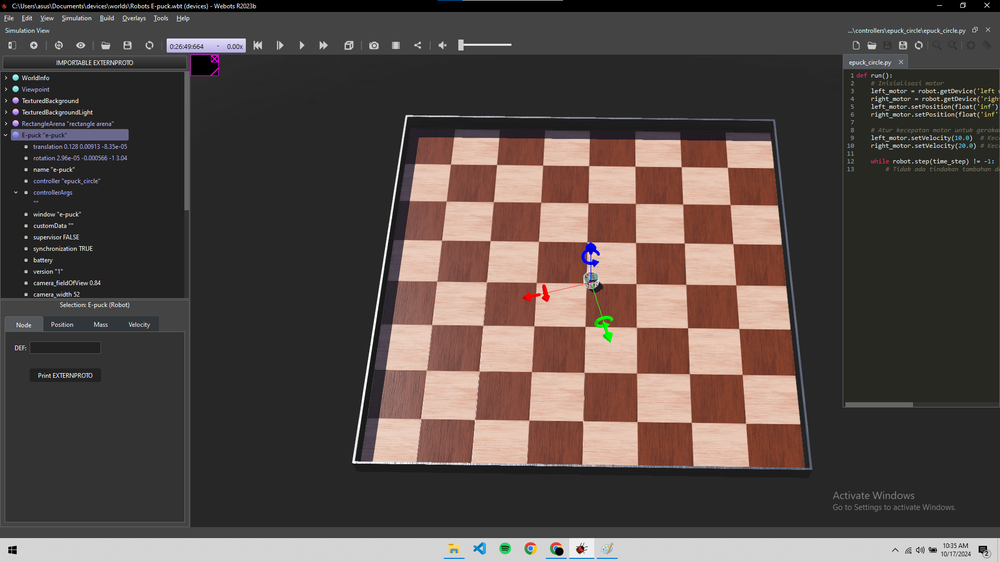
#> input picture Tugas 3/E-puck Circle.png, 1000 x 562 px, shrunk from 1920 x 1080 before the run, found by its file name
$ jupyter execute Week10.ipynb   (older library calls are emulated)
#> lines starting #> are read from the running program, lines starting #| are printed output that depends on the picture
<a href="https://colab.research.google.com/github/Sidqinabhan/Robotika/blob/main/Week10.ipynb" target="_parent"></a>

[cell 1]
# Import pustaka yang diperlukan
import cv2
import numpy as np
import matplotlib.pyplot as plt

# Upload gambar
from google.colab import files
uploaded = files.upload()
#> the answer given: E-puck Circle.png

# Membaca gambar
filename = list(uploaded.keys())[0]
image = cv2.imread(filename, cv2.IMREAD_GRAYSCALE)
#> image: shape (562, 1000); min 0, max 255, mean 75.8

# Tampilkan gambar asli
plt.figure(figsize=(10, 5))
plt.title("Original Image")
plt.imshow(image, cmap='gray')
plt.axis('off')
plt.show()

# 1. Membuat dan Mengaplikasikan Filter Moving Average
def moving_average_filter(image, kernel_size=5):
#> called with kernel_size = 5
    kernel = np.ones((kernel_size, kernel_size), np.float32) / (kernel_size**2)
    filtered_image = cv2.filter2D(image, -1, kernel)
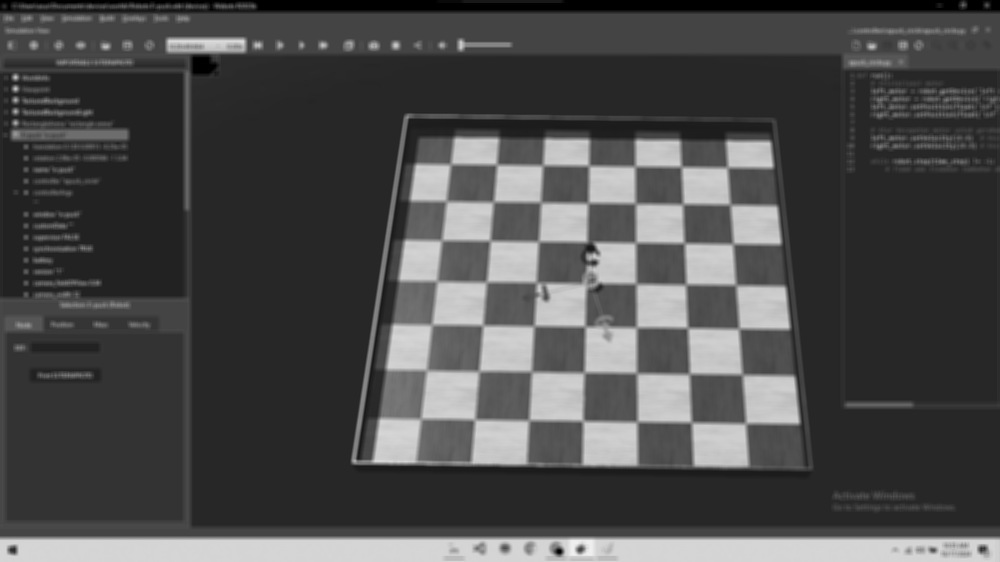
#> filtered_image: shape (562, 1000); min 0, max 239, mean 75.7
    return filtered_image

filtered_image = moving_average_filter(image)
plt.figure(figsize=(10, 5))
plt.title("Moving Average Filter")
plt.imshow(filtered_image, cmap='gray')
plt.axis('off')
plt.show()

# 2. Deteksi Fitur dengan SIFT
sift = cv2.SIFT_create()
keypoints, descriptors = sift.detectAndCompute(image, None)
#> keypoints = 1780 keypoints; strongest (x, y, size): (559, 551, 5.4), (15, 88, 3.8), (15, 77, 3.8), (26, 283, 2.1)
image_sift = cv2.drawKeypoints(image, keypoints, None, flags=cv2.DRAW_MATCHES_FLAGS_DRAW_RICH_KEYPOINTS)
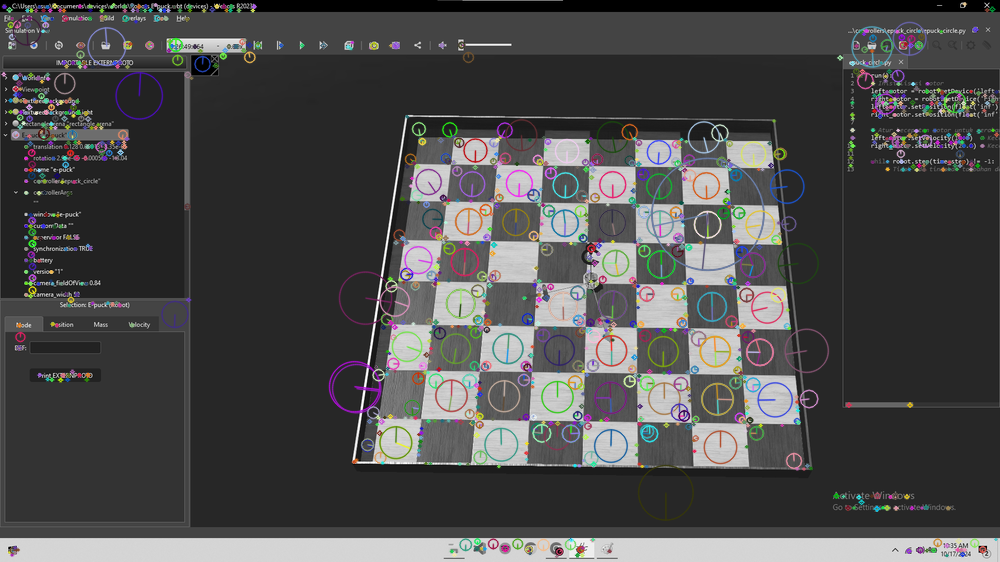
#> image_sift: shape (562, 1000, 3); mean of channels 0, 1, 2 76, 75.9, 76.3; drawn as B, G, R

plt.figure(figsize=(10, 5))
plt.title("SIFT Feature Detection")
plt.imshow(image_sift, cmap='gray')
plt.axis('off')
plt.show()

# 3. Representasi Histogram Gambar
def plot_histogram(image):
    plt.figure(figsize=(10, 5))
    plt.title("Image Histogram")
    plt.hist(image.ravel(), bins=256, range=(0, 256), color='blue', alpha=0.7)
    plt.xlabel('Pixel Intensity')
    plt.ylabel('Frequency')
    plt.show()
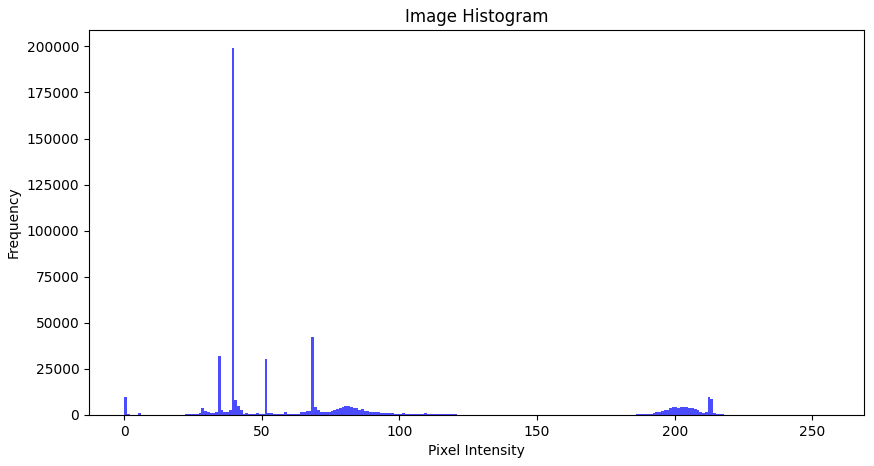
#> figure drawn by matplotlib, 1 panel; tallest bar 198933 high, from x = 39 to 40

plot_histogram(image)

# 4. Gaussian Smoothing
def gaussian_smoothing(image, kernel_size=5):
#> called with kernel_size = 5
    blurred_image = cv2.GaussianBlur(image, (kernel_size, kernel_size), 0)
    return blurred_image

gaussian_image = gaussian_smoothing(image)
plt.figure(figsize=(10, 5))
plt.title("Gaussian Smoothing")
plt.imshow(gaussian_image, cmap='gray')
plt.axis('off')
plt.show()

# 5. Deteksi Tepi dengan Sobel Filter
def sobel_edge_detection(image):
    grad_x = cv2.Sobel(image, cv2.CV_64F, 1, 0, ksize=3)
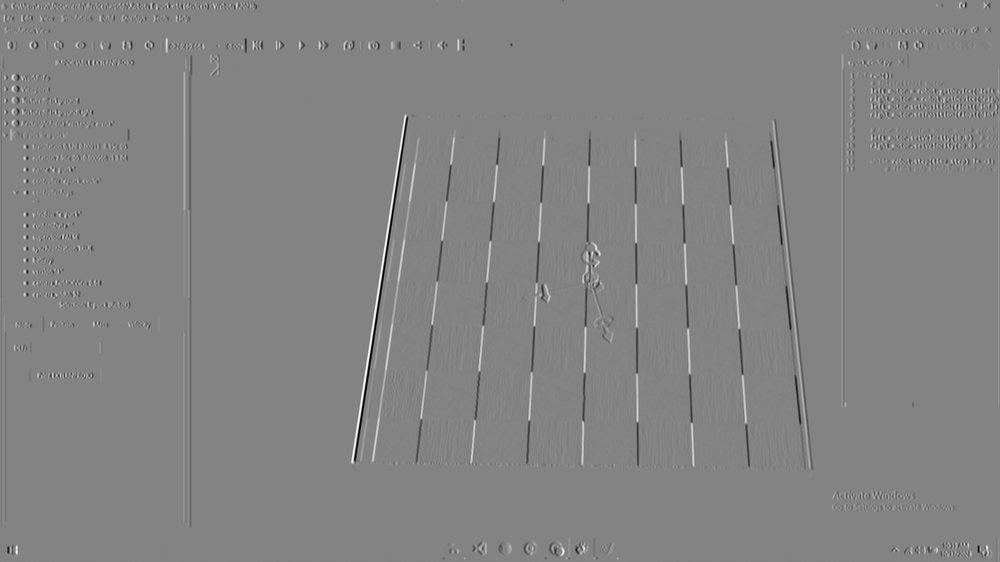
#> grad_x: shape (562, 1000) float64; min -974, max 919, mean -0.1; drawn with min black and max white
    grad_y = cv2.Sobel(image, cv2.CV_64F, 0, 1, ksize=3)
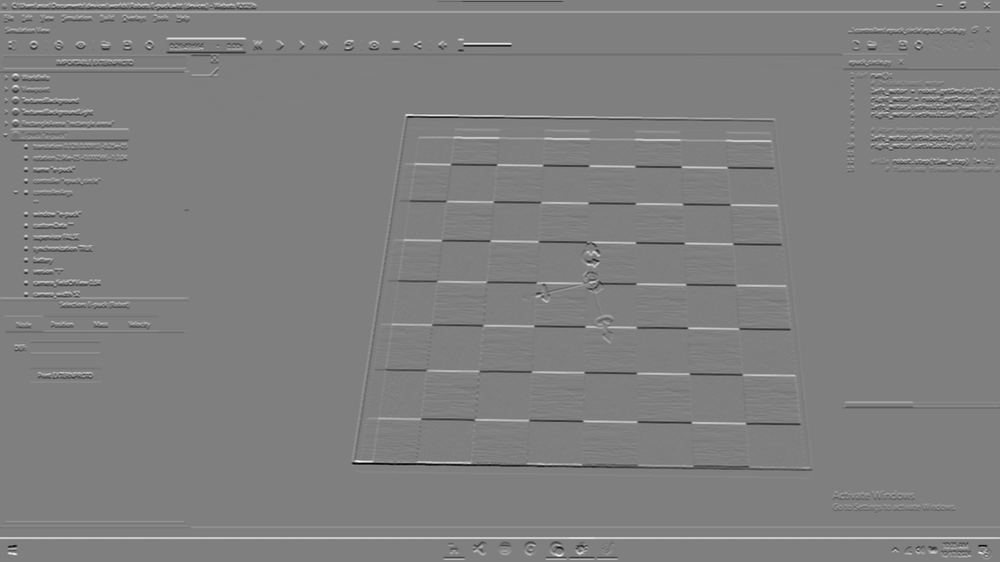
#> grad_y: shape (562, 1000) float64; min -972, max 973, mean 2.9; drawn with min black and max white
    gradient_magnitude = cv2.magnitude(grad_x, grad_y)
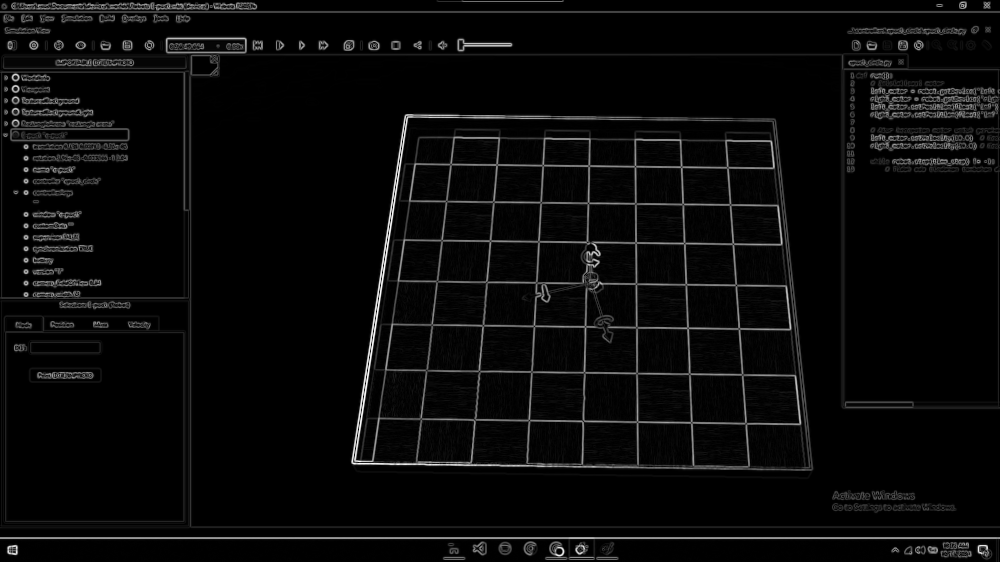
#> gradient_magnitude: shape (562, 1000) float64; min 0, max 979.1, mean 38.7; drawn with min black and max white
    return np.uint8(gradient_magnitude)
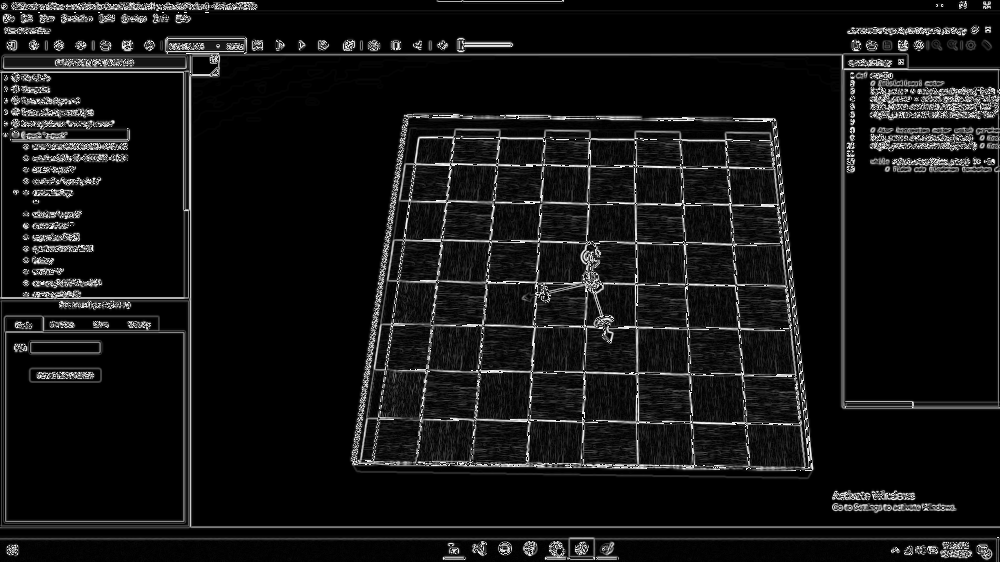
#> returned value: shape (562, 1000); min 0, max 255, mean 20.5

sobel_image = sobel_edge_detection(image)
plt.figure(figsize=(10, 5))
plt.title("Sobel Edge Detection")
plt.imshow(sobel_image, cmap='gray')
plt.axis('off')
plt.show()

# 6. Representasi Fitur dengan Histogram of Oriented Gradients (HOG)
from skimage.feature import hog

def compute_hog(image):
    if len(image.shape) == 3:  # Jika gambar berwarna (RGB)
        image = cv2.cvtColor(image, cv2.COLOR_BGR2GRAY)  # Konversi ke grayscale
    features, hog_image = hog(image, orientations=9, pixels_per_cell=(8, 8),
                              cells_per_block=(2, 2), visualize=True, channel_axis=None)
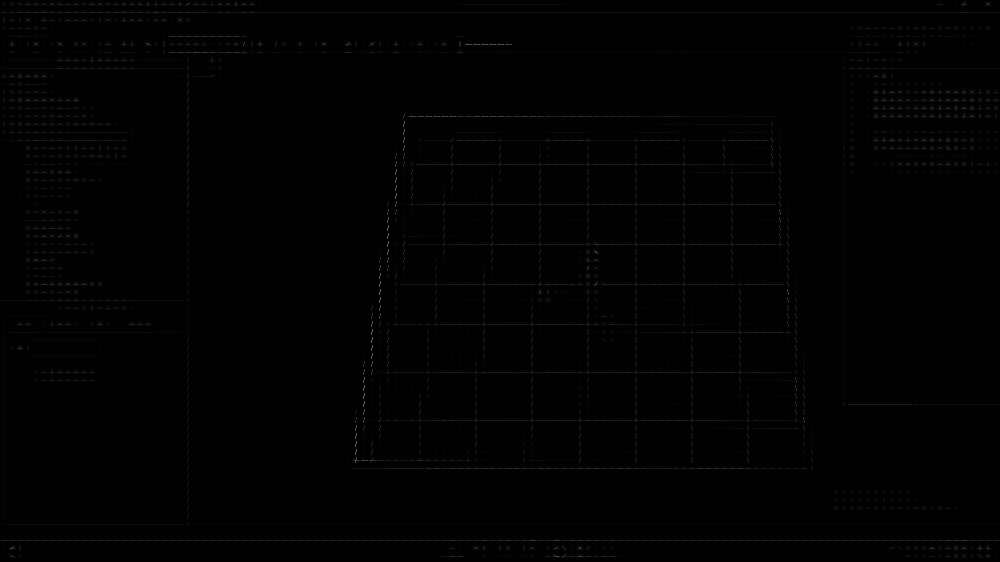
#> hog_image: shape (562, 1000) float64; min 0, max 100.6, mean 1
    return hog_image

hog_image = compute_hog(image)
plt.figure(figsize=(10, 5))
plt.title("Histogram of Oriented Gradients (HOG)")
plt.imshow(hog_image, cmap='gray')
plt.axis('off')
plt.show()

$ run again, on Tugas 3/E-puck proximity.png
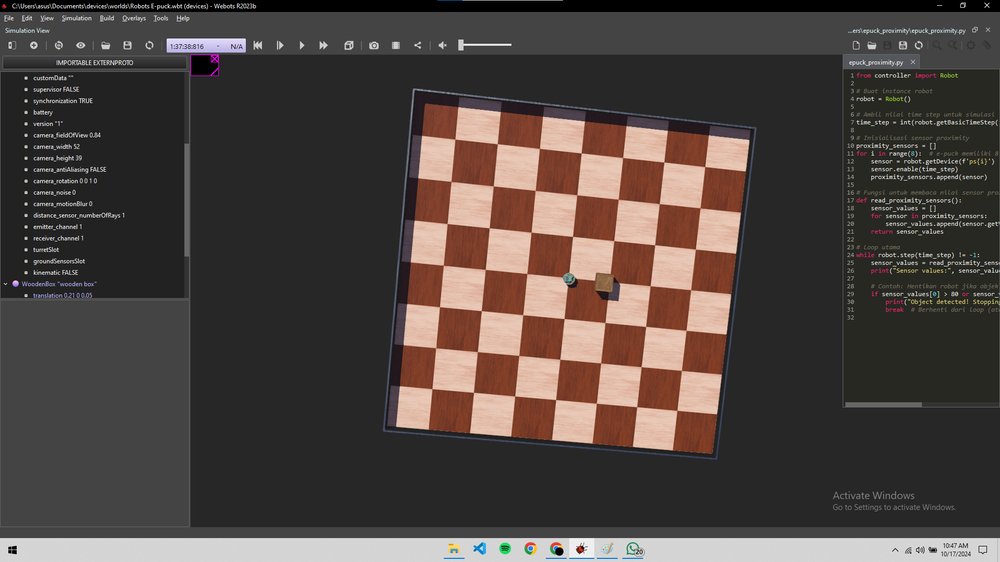
#> input picture Tugas 3/E-puck proximity.png, 1000 x 562 px, shrunk from 1920 x 1080 before the run, found by its file name
#> `image = cv2.imread(filename, cv2.IMREAD_GRAYSCALE)`:
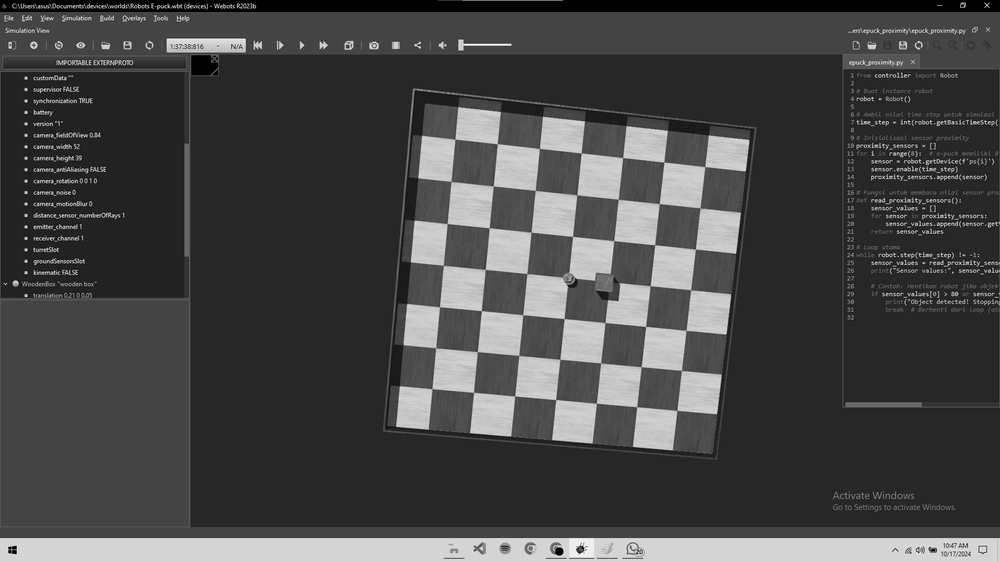
#> image: shape (562, 1000); min 0, max 255, mean 71.2
#> keypoints = 1921 keypoints; strongest (x, y, size): (559, 551, 5.4), (26, 101, 2), (26, 204, 2.1), (26, 227, 2)
#> in compute_hog, `features, hog_image = hog(image, orientations=9, pixels_per_cell=(8, 8..`:
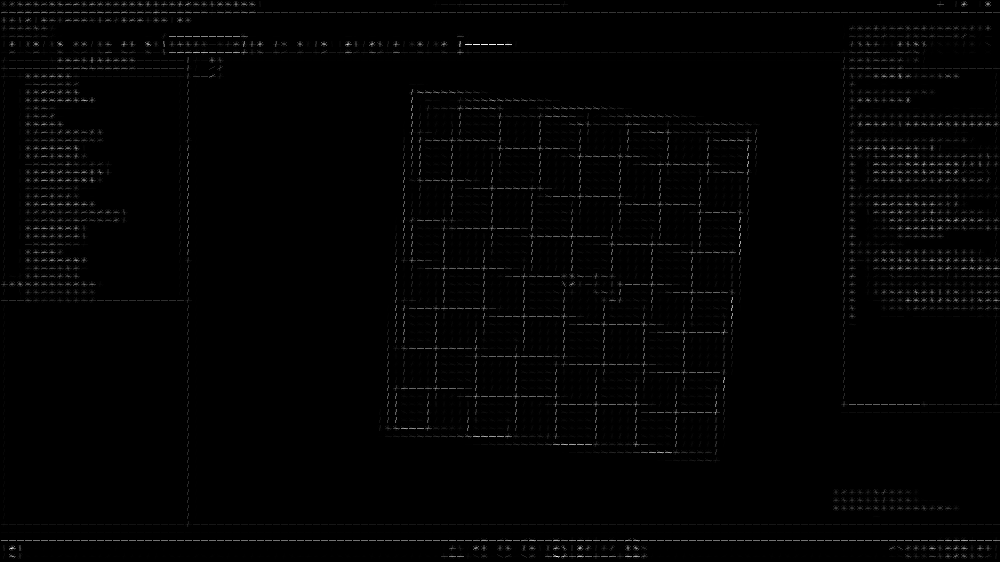
#> hog_image: shape (562, 1000) float64; min 0, max 81.16, mean 1; drawn with min black and max white
